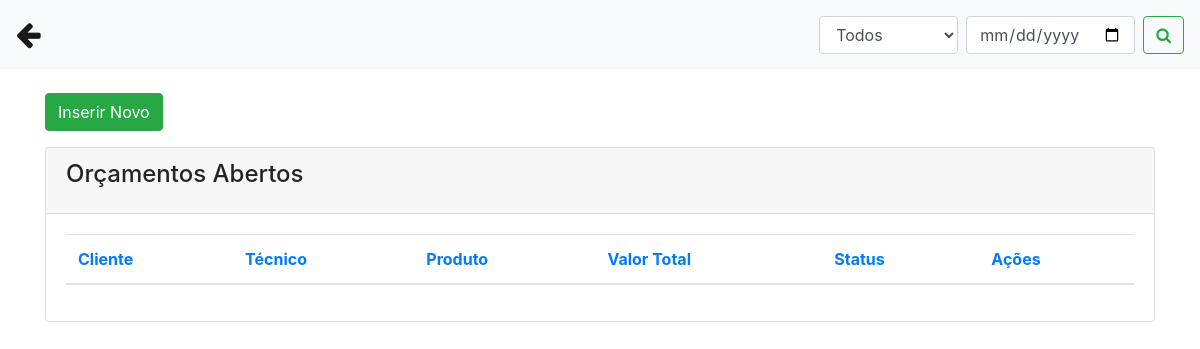
Page /abrir_orcamentos.php on the earlier database version.
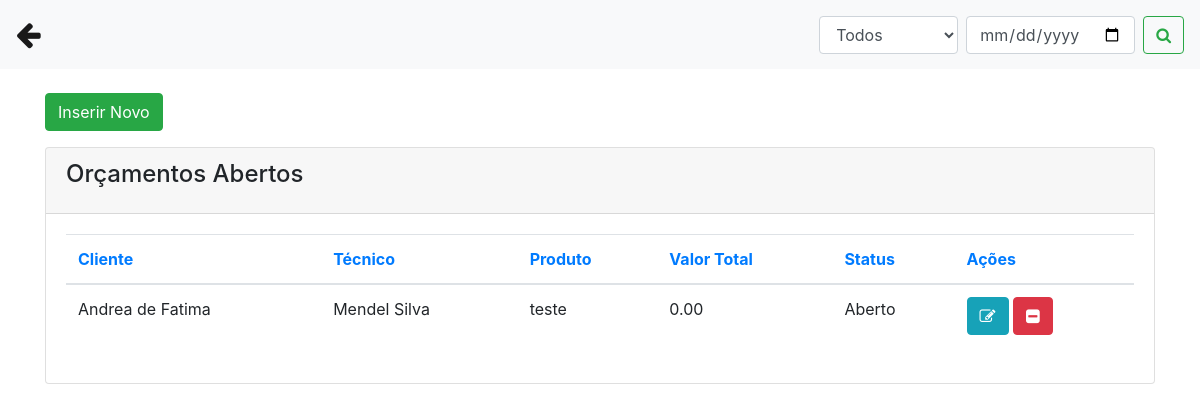
Same page on the later database version.
### tables this page shows
CREATE TABLE `orcamento` (
  `id` int(11) NOT NULL,
  `cliente` varchar(50) NOT NULL,
  `tecnico` varchar(50) NOT NULL,
  `produto` varchar(50) NOT NULL,
  `serie` varchar(100) DEFAULT NULL,
  `problema` varchar(255) NOT NULL,
  `laudo` varchar(255) DEFAULT NULL,
  `obs` varchar(255) DEFAULT NULL,
  `valor_servico` decimal(10,2) DEFAULT NULL,
  `pecas` varchar(255) DEFAULT NULL,
  `valor_pecas` decimal(10,2) DEFAULT NULL,
  `total` decimal(10,2) DEFAULT NULL,
  `desconto` decimal(10,2) DEFAULT NULL,
  `valor_total` decimal(10,2) DEFAULT NULL,
  `pgto` varchar(50) DEFAULT NULL,
  `data_abertura` date NOT NULL,
  `data_geracao` date DEFAULT NULL,
  `data_aprovacao` date DEFAULT NULL,
  `status` varchar(50) NOT NULL
);

CREATE TABLE `clientes` (
  `id` int(11) NOT NULL,
  `nome` varchar(50) NOT NULL,
  `telefone` varchar(50) NOT NULL,
  `endereco` varchar(50) NOT NULL,
  `email` varchar(50) NOT NULL,
  `cpf` varchar(50) NOT NULL,
  `data` date NOT NULL
);

CREATE TABLE `funcionarios` (
  `id` int(11) NOT NULL,
  `nome` varchar(50) NOT NULL,
  `cpf` varchar(50) NOT NULL,
  `telefone` varchar(20) NOT NULL,
  `endereco` varchar(50) NOT NULL,
  `cargo` varchar(50) NOT NULL,
  `data` date NOT NULL
);

### abrir_orcamentos.php (the view, shortened to what the changed rows need)
<?php
include('conexao.php');
?>
<!DOCTYPE html>
<html>
<head>
 <link rel="stylesheet" href="https://stackpath.bootstrapcdn.com/bootstrap/4.1.3/css/bootstrap.min.css">
<link rel="stylesheet" href="https://cdnjs.cloudflare.com/ajax/libs/font-awesome/4.7.0/css/font-awesome.min.css">
</head>
<body>
<div class="container">
      <br>
          <div class="content">
            <div class="row">
              <div class="col-md-12">
                <div class="card">
                  <div class="card-body">
                    <div class="table-responsive">
                      <?php
                              if(isset($_GET['buttonPesquisar']) and $_GET['txtpesquisar'] != '' and $_GET['status'] != 'Todos'){
                                $data = $_GET['txtpesquisar'] . '%';
                                $statusOrc = $_GET['status'];
                                $query = "select o.id, o.cliente, o.tecnico, o.produto, o.valor_total, o.status, c.nome as cli_nome, f.nome as func_nome from orcamento as o INNER JOIN clientes as c on o.cliente = c.cpf INNER JOIN funcionarios as f on o.tecnico = f.id where data_abertura = '$data' and status = '$statusOrc' order by id asc";
                              }else{
                              $query = "select o.id, o.cliente, o.tecnico, o.produto, o.valor_total, o.status, c.nome as cli_nome, f.nome as func_nome from orcamento as o INNER JOIN clientes as c on o.cliente = c.cpf INNER JOIN funcionarios as f on o.tecnico = f.id where data_abertura = curDate()  order by id asc";
                              }
                        $result = mysqli_query($conexao, $query);
                        $row = mysqli_num_rows($result);
                        if($row == ''){
                            echo "<h3> Não existem dados cadastrados no banco </h3>";
                        }else{
                           ?>
                      <table class="table">
                        <thead class=" text-primary">
                          <th>
                            Cliente
                          </th>
                          <th>
                            Técnico
                          </th>
                          <th>
                            Produto
                          </th>
                           <th>
                            Valor Total
                          </th>
                            <th>
                            Status
                          </th>
                            <th>
                            Ações
                          </th>
                        </thead>
                        <tbody>
                         <?php
                          while($res_1 = mysqli_fetch_array($result)){
                            $cliente = $res_1["cli_nome"];
                            $tecnico = $res_1["func_nome"];
                            $produto = $res_1["produto"];
                            $valor_total = $res_1["valor_total"];
                            $status = $res_1["status"];
                            $id = $res_1["id"];
                            ?>
                            <tr>
                             <td><?php echo $cliente; ?></td>
                             <td><?php echo $tecnico; ?></td>
                             <td><?php echo $produto; ?></td>
                             <td><?php echo $valor_total; ?></td>
                             <td><?php echo $status; ?></td>
                             <td>
                             <a class="btn btn-info" href="abrir_orcamentos.php?func=edita&id=<?php echo $id; ?>"><i class="fa fa-pencil-square-o"></i></a>
                             <a class="btn btn-danger" href="abrir_orcamentos.php?func=deleta&id=<?php echo $id; ?>"><i class="fa fa-minus-square"></i></a>
                             </td>
                            </tr>
                            <?php
                              }
                            ?>
                        </tbody>
                      </table>
                          <?php
                              }
                            ?>
                    </div>
                  </div>
                </div>
              </div>
</div>
</body>
</html>

Differences in the rows shown:
added orcamento: clientes.nome "Andrea de Fatima", funcionarios.nome "Mendel Silva", produto "teste", valor_total "0.00", status "Aberto"
